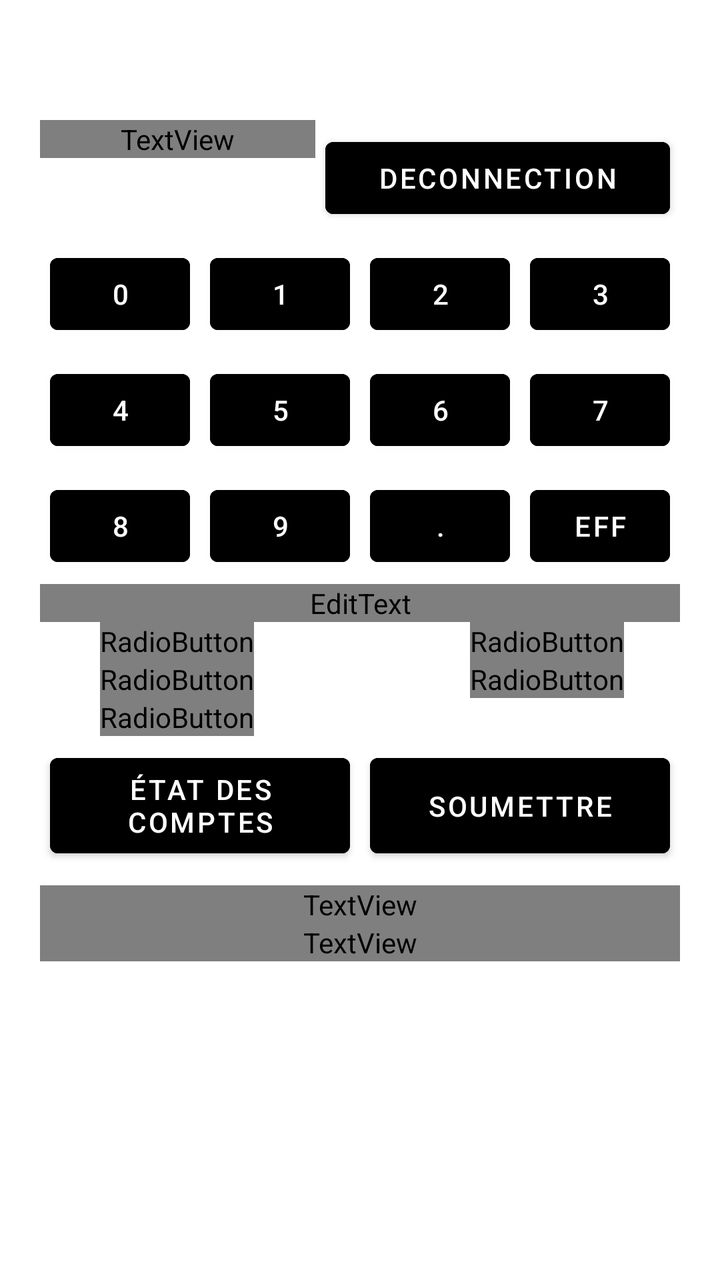
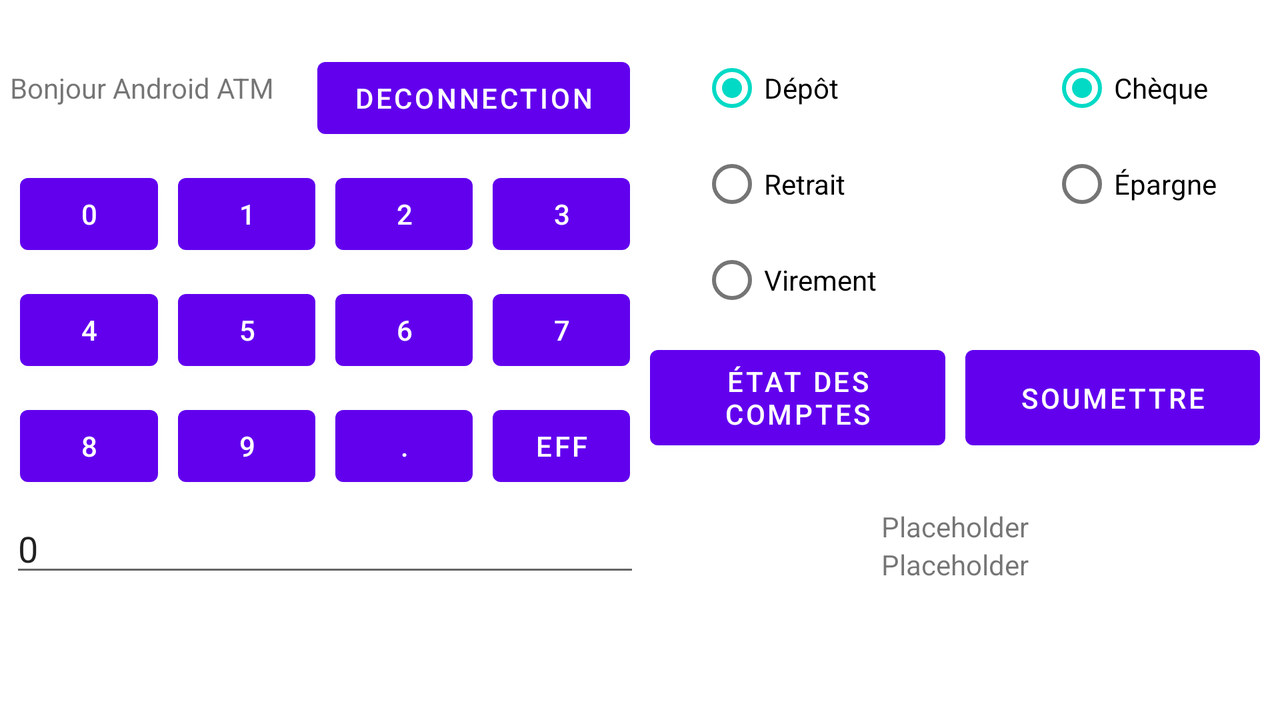

First picture: res/layout/ on a phone held upright. Second picture: the repository's own variant of that layout, on a device whose configuration matches the variant's folder. Source for both follows.
<!-- AndroidManifest.xml: application theme Theme.GuichetATM -->
<!-- res/layout/activity_guichet.xml -->
<?xml version="1.0" encoding="utf-8"?>
<LinearLayout xmlns:android="http://schemas.android.com/apk/res/android"
    xmlns:app="http://schemas.android.com/apk/res-auto"
    xmlns:tools="http://schemas.android.com/tools"
    android:layout_width="match_parent"
    android:layout_height="match_parent"
    android:orientation="vertical"
    android:paddingTop="60dp"
    android:paddingLeft="20dp"
    android:paddingRight="20dp"
    android:background="@color/fond"
    tools:context=".Guichet">


    <LinearLayout
        android:layout_width="match_parent"
        android:layout_height="wrap_content"
        android:orientation="horizontal">

        <TextView
            android:id="@+id/txtBonjour"
            android:textSize="20sp"
            android:layout_width="wrap_content"
            android:layout_height="wrap_content"
            android:layout_weight="4"
            android:textColor="@color/niv1"
            android:text="@string/bonjour">

        </TextView>

        <Button
            android:id="@+id/btnDeconnection"
            android:layout_width="wrap_content"
            android:layout_height="wrap_content"
            android:layout_weight="1"
            android:layout_margin="5dp"
            android:onClick="onClickDeconnection"
            android:backgroundTint="@color/niv3"
            android:text="@string/deconnection">

        </Button>

    </LinearLayout>

    <LinearLayout
        android:layout_width="match_parent"
        android:layout_height="wrap_content"
        android:orientation="horizontal">

        <Button
            android:id="@+id/btnZero"
            android:layout_width="wrap_content"
            android:layout_height="wrap_content"
            android:layout_weight="1"
            android:layout_margin="5dp"
            android:backgroundTint="@color/niv3"
            android:onClick="onClickZero"
            android:text="@string/zero">

        </Button>

        <Button
            android:id="@+id/btnUn"
            android:layout_width="wrap_content"
            android:layout_height="wrap_content"
            android:layout_margin="5dp"
            android:layout_weight="1"
            android:backgroundTint="@color/niv3"
            android:onClick="onClickUn"
            android:text="@string/un">

        </Button>

        <Button
            android:id="@+id/btnDeux"
            android:layout_margin="5dp"
            android:layout_width="wrap_content"
            android:layout_height="wrap_content"
            android:layout_weight="1"
            android:backgroundTint="@color/niv3"
            android:onClick="onClickDeux"
            android:text="@string/deux">

        </Button>

        <Button
            android:id="@+id/btnTrois"
            android:layout_margin="5dp"
            android:layout_width="wrap_content"
            android:layout_height="wrap_content"
            android:layout_weight="1"
            android:backgroundTint="@color/niv3"
            android:onClick="onClickTrois"
            android:text="@string/trois">

        </Button>

    </LinearLayout>

    <LinearLayout
        android:layout_width="match_parent"
        android:layout_height="wrap_content"
        android:orientation="horizontal">

        <Button
            android:id="@+id/btnQuatre"
            android:layout_margin="5dp"
            android:layout_width="wrap_content"
            android:layout_height="wrap_content"
            android:layout_weight="1"
            android:backgroundTint="@color/niv3"
            android:onClick="onClickQuatre"
            android:text="@string/quatre">

        </Button>

        <Button
            android:id="@+id/btnCinq"
            android:layout_margin="5dp"
            android:layout_width="wrap_content"
            android:layout_height="wrap_content"
            android:layout_weight="1"
            android:onClick="onClickCinq"
            android:backgroundTint="@color/niv3"
            android:text="@string/cinq">

        </Button>

        <Button
            android:id="@+id/btnSix"
            android:layout_margin="5dp"
            android:layout_width="wrap_content"
            android:layout_height="wrap_content"
            android:layout_weight="1"
            android:onClick="onClickSix"
            android:backgroundTint="@color/niv3"
            android:text="@string/six">

        </Button>

        <Button
            android:id="@+id/btnSept"
            android:layout_margin="5dp"
            android:layout_width="wrap_content"
            android:layout_height="wrap_content"
            android:layout_weight="1"
            android:onClick="onClickSept"
            android:backgroundTint="@color/niv3"
            android:text="@string/sept">

        </Button>


    </LinearLayout>

    <LinearLayout
        android:layout_width="match_parent"
        android:layout_height="wrap_content"
        android:orientation="horizontal">

        <Button
            android:id="@+id/btnHuit"
            android:layout_margin="5dp"
            android:layout_width="wrap_content"
            android:layout_height="wrap_content"
            android:layout_weight="1"
            android:onClick="onClickHuit"
            android:backgroundTint="@color/niv3"
            android:text="@string/huit">

        </Button>

        <Button
            android:id="@+id/btnNeuf"
            android:layout_margin="5dp"
            android:layout_width="wrap_content"
            android:layout_height="wrap_content"
            android:layout_weight="1"
            android:onClick="onClickNeuf"
            android:backgroundTint="@color/niv3"
            android:text="@string/neuf">

        </Button>

        <Button
            android:id="@+id/btnPoint"
            android:layout_margin="5dp"
            android:layout_width="wrap_content"
            android:layout_height="wrap_content"
            android:layout_weight="1"
            android:onClick="onClickPoint"
            android:backgroundTint="@color/niv3"
            android:text="@string/point">

        </Button>

        <Button
            android:id="@+id/btnEffacer"
            android:layout_margin="5dp"
            android:layout_width="wrap_content"
            android:layout_height="wrap_content"
            android:layout_weight="1"
            android:onClick="onClcikEffacer"
            android:backgroundTint="@color/niv3"
            android:text="@string/effacer">

        </Button>


    </LinearLayout>

    <EditText
        android:id="@+id/edtTxtMontantEntre"
        android:layout_width="match_parent"
        android:layout_height="wrap_content"
        android:editable="false"
        android:clickable="false"
        android:text="@string/zero"
        android:textColor="@color/niv1"
        android:autofillHints="">

    </EditText>

    <LinearLayout
        android:layout_width="match_parent"
        android:layout_height="wrap_content"
        android:orientation="horizontal">

        <RadioGroup
            android:layout_width="wrap_content"
            android:layout_height="wrap_content"
            android:paddingStart="30dp"
            android:paddingEnd="30dp"
            android:layout_weight="1">

            <RadioButton
                android:id="@+id/rdbDepot"
                android:layout_width="wrap_content"
                android:layout_height="wrap_content"
                android:checked="true"
                android:buttonTint="@color/niv1"
                android:textColor="@color/niv1"
                android:text="@string/depot">

            </RadioButton>

            <RadioButton
                android:id="@+id/rdbRetrait"
                android:layout_width="wrap_content"
                android:layout_height="wrap_content"
                android:textColor="@color/niv1"
                android:buttonTint="@color/niv1"
                android:text="@string/retrait">

            </RadioButton>

            <RadioButton
                android:id="@+id/rdbVirement"
                android:layout_width="wrap_content"
                android:layout_height="wrap_content"
                android:textColor="@color/niv1"
                android:buttonTint="@color/niv1"
                android:text="@string/virement">

            </RadioButton>

        </RadioGroup>

        <RadioGroup
            android:layout_width="wrap_content"
            android:layout_height="wrap_content"
            android:paddingStart="60dp"
            android:paddingEnd="10dp"
            android:layout_weight="1">

            <RadioButton
                android:id="@+id/rdbCheque"
                android:layout_width="wrap_content"
                android:layout_height="wrap_content"
                android:checked="true"
                android:buttonTint="@color/niv1"
                android:textColor="@color/niv1"
                android:text="@string/cheque">

            </RadioButton>

            <RadioButton
                android:id="@+id/rdbEpargne"
                android:layout_width="wrap_content"
                android:layout_height="wrap_content"
                android:textColor="@color/niv1"
                android:buttonTint="@color/niv1"
                android:text="@string/epargne">

            </RadioButton>


        </RadioGroup>


    </LinearLayout>

    <LinearLayout
        android:layout_width="match_parent"
        android:layout_height="wrap_content"
        android:paddingBottom="5dp"
        android:orientation="horizontal">

        <Button
            android:id="@+id/btnEtatComptes"
            android:onClick="onClickEtatCompte"
            android:layout_margin="5dp"
            android:layout_width="match_parent"
            android:layout_height="match_parent"
            android:layout_weight="1"
            android:backgroundTint="@color/niv3"
            android:text="@string/etat_des_comptes">

        </Button>

        <Button
            android:id="@+id/btnSoumettre"
            android:layout_margin="5dp"
            android:layout_width="match_parent"
            android:layout_height="match_parent"
            android:layout_weight="1"
            android:backgroundTint="@color/niv3"
            android:onClick="onClickSoumettre"
            android:text="@string/soumettre">

        </Button>



    </LinearLayout>

    <TextView
        android:id="@+id/txtSoldeCheque"
        android:layout_width="match_parent"
        android:layout_height="wrap_content"
        android:textAlignment="center"
        android:textColor="@color/niv1"
        android:text="Placeholder"/>

    <TextView
        android:id="@+id/txtSoldeEpargne"
        android:layout_width="match_parent"
        android:layout_height="wrap_content"
        android:textAlignment="center"
        android:textColor="@color/niv1"
        android:text="Placeholder"/>


</LinearLayout>
<!-- resources referenced by this layout -->
<resources>
  <string name="bonjour">Bonjour Android ATM</string>
  <string name="cheque">Chèque</string>
  <string name="cinq">5</string>
  <string name="deconnection">Deconnection</string>
  <string name="depot">Dépôt</string>
  <string name="deux">2</string>
  <string name="effacer">EFF</string>
  <string name="epargne">Épargne</string>
  <string name="etat_des_comptes">État des comptes</string>
  <string name="huit">8</string>
  <string name="neuf">9</string>
  <string name="point">.</string>
  <string name="quatre">4</string>
  <string name="retrait">Retrait</string>
  <string name="sept">7</string>
  <string name="six">6</string>
  <string name="soumettre">Soumettre            </string>
  <string name="trois">3</string>
  <string name="un">1</string>
  <string name="virement">Virement</string>
  <string name="zero">0</string>
  <style name="Theme.GuichetATM" parent="Theme.MaterialComponents.DayNight.DarkActionBar">
          
          <item name="colorPrimary">@color/purple_500</item>
          <item name="colorPrimaryVariant">@color/purple_700</item>
          <item name="colorOnPrimary">@color/white</item>
          
          <item name="colorSecondary">@color/teal_200</item>
          <item name="colorSecondaryVariant">@color/teal_700</item>
          <item name="colorOnSecondary">@color/black</item>
          
          <item name="android:statusBarColor" tools:targetApi="l">?attr/colorPrimaryVariant</item>
          
      </style>
  <color name="purple_500">#FF6200EE</color>
  <color name="purple_700">#FF3700B3</color>
  <color name="white">#FFFFFFFF</color>
  <color name="teal_200">#FF03DAC5</color>
  <color name="teal_700">#FF018786</color>
  <color name="black">#FF000000</color>
</resources>
<!-- res/layout-land/activity_guichet.xml (the repository's variant of the layout above) -->
<!-- drawn on the phone turned sideways -->
<?xml version="1.0" encoding="utf-8"?>
<LinearLayout xmlns:android="http://schemas.android.com/apk/res/android"
    xmlns:app="http://schemas.android.com/apk/res-auto"
    xmlns:tools="http://schemas.android.com/tools"
    android:layout_width="match_parent"
    android:layout_height="match_parent"
    android:paddingTop="20dp"
    android:paddingStart="5dp"
    android:paddingEnd="5dp"
    android:weightSum="2"
    android:orientation="horizontal"
    android:baselineAligned="false"
    tools:context=".Guichet">

    <LinearLayout
        android:layout_width="match_parent"
        android:layout_height="match_parent"
        android:layout_weight="1"
        android:orientation="vertical">

        <LinearLayout
            android:layout_width="match_parent"
            android:layout_height="wrap_content"
            android:orientation="horizontal">

            <TextView
                android:id="@+id/txtBonjour"
                android:layout_width="wrap_content"
                android:layout_height="wrap_content"
                android:layout_weight="4"
                android:text="@string/bonjour">

            </TextView>

            <Button
                android:id="@+id/btnDeconnection"
                android:layout_width="wrap_content"
                android:layout_height="wrap_content"
                android:layout_weight="1"
                android:layout_margin="5dp"
                android:onClick="onClickDeconnection"
                android:text="@string/deconnection">

            </Button>


        </LinearLayout>

        <LinearLayout
            android:layout_width="match_parent"
            android:layout_height="wrap_content"
            android:orientation="horizontal">

            <Button
                android:id="@+id/btnZero"
                android:layout_margin="5dp"
                android:layout_width="wrap_content"
                android:layout_height="wrap_content"
                android:layout_weight="1"
                android:onClick="onClickZero"
                android:text="@string/zero">

            </Button>

            <Button
                android:id="@+id/btnUn"
                android:layout_margin="5dp"
                android:layout_width="wrap_content"
                android:layout_height="wrap_content"
                android:layout_weight="1"
                android:onClick="onClickUn"
                android:text="@string/un">

            </Button>

            <Button
                android:id="@+id/btnDeux"
                android:layout_margin="5dp"
                android:layout_width="wrap_content"
                android:layout_height="wrap_content"
                android:layout_weight="1"
                android:onClick="onClickDeux"
                android:text="@string/deux">

            </Button>

            <Button
                android:id="@+id/btnTrois"
                android:layout_margin="5dp"
                android:layout_width="wrap_content"
                android:layout_height="wrap_content"
                android:layout_weight="1"
                android:onClick="onClickTrois"
                android:text="@string/trois">

            </Button>

        </LinearLayout>

        <LinearLayout
            android:layout_width="match_parent"
            android:layout_height="wrap_content"
            android:orientation="horizontal">

            <Button
                android:id="@+id/btnQuatre"
                android:layout_margin="5dp"
                android:layout_width="wrap_content"
                android:layout_height="wrap_content"
                android:layout_weight="1"
                android:onClick="onClickQuatre"
                android:text="@string/quatre">

            </Button>

            <Button
                android:id="@+id/btnCinq"
                android:layout_margin="5dp"
                android:layout_width="wrap_content"
                android:layout_height="wrap_content"
                android:layout_weight="1"
                android:onClick="onClickCinq"
                android:text="@string/cinq">

            </Button>

            <Button
                android:id="@+id/btnSix"
                android:layout_margin="5dp"
                android:layout_width="wrap_content"
                android:layout_height="wrap_content"
                android:layout_weight="1"
                android:onClick="onClickSix"
                android:text="@string/six">

            </Button>

            <Button
                android:id="@+id/btnSept"
                android:layout_margin="5dp"
                android:layout_width="wrap_content"
                android:layout_height="wrap_content"
                android:layout_weight="1"
                android:onClick="onClickSept"
                android:text="@string/sept">

            </Button>


        </LinearLayout>

        <LinearLayout
            android:layout_width="match_parent"
            android:layout_height="wrap_content"
            android:orientation="horizontal">

            <Button
                android:id="@+id/btnHuit"
                android:layout_margin="5dp"
                android:layout_width="wrap_content"
                android:layout_height="wrap_content"
                android:layout_weight="1"
                android:onClick="onClickHuit"
                android:text="@string/huit">

            </Button>

            <Button
                android:id="@+id/btnNeuf"
                android:layout_margin="5dp"
                android:layout_width="wrap_content"
                android:layout_height="wrap_content"
                android:layout_weight="1"
                android:onClick="onClickNeuf"
                android:text="@string/neuf">

            </Button>

            <Button
                android:id="@+id/btnPoint"
                android:layout_margin="5dp"
                android:layout_width="wrap_content"
                android:layout_height="wrap_content"
                android:layout_weight="1"
                android:onClick="onClickPoint"
                android:text="@string/point">

            </Button>

            <Button
                android:id="@+id/btnEffacer"
                android:layout_margin="5dp"
                android:layout_width="wrap_content"
                android:layout_height="wrap_content"
                android:layout_weight="1"
                android:onClick="onClcikEffacer"
                android:text="@string/effacer">

            </Button>


        </LinearLayout>

        <EditText
            android:id="@+id/edtTxtMontantEntre"
            android:layout_width="match_parent"
            android:layout_height="wrap_content"
            android:editable="false"
            android:text="@string/zero"
            android:clickable="false">

        </EditText>


    </LinearLayout>


    <LinearLayout
        android:layout_width="match_parent"
        android:layout_height="match_parent"
        android:layout_weight="1"
        android:orientation="vertical">

        <LinearLayout
            android:layout_width="match_parent"
            android:layout_height="wrap_content"
            android:orientation="horizontal">

            <RadioGroup
                android:layout_width="wrap_content"
                android:layout_height="wrap_content"
                android:layout_weight="1"
                android:paddingStart="30dp">

                <RadioButton
                    android:id="@+id/rdbDepot"
                    android:layout_width="wrap_content"
                    android:layout_height="wrap_content"
                    android:checked="true"
                    android:text="@string/depot">

                </RadioButton>

                <RadioButton
                    android:id="@+id/rdbRetrait"
                    android:layout_width="wrap_content"
                    android:layout_height="wrap_content"
                    android:text="@string/retrait">

                </RadioButton>

                <RadioButton
                    android:id="@+id/rdbVirement"
                    android:layout_width="wrap_content"
                    android:layout_height="wrap_content"
                    android:text="@string/virement">

                </RadioButton>

            </RadioGroup>

            <RadioGroup
                android:layout_width="wrap_content"
                android:layout_height="wrap_content"
                android:layout_weight="1"
                android:paddingLeft="60dp">

                <RadioButton
                    android:id="@+id/rdbCheque"
                    android:layout_width="wrap_content"
                    android:layout_height="wrap_content"
                    android:checked="true"
                    android:text="@string/cheque">

                </RadioButton>

                <RadioButton
                    android:id="@+id/rdbEpargne"
                    android:layout_width="wrap_content"
                    android:layout_height="wrap_content"
                    android:text="@string/epargne">

                </RadioButton>


            </RadioGroup>


        </LinearLayout>

        <LinearLayout
            android:layout_width="match_parent"
            android:layout_height="wrap_content"
            android:paddingBottom="20dp"
            android:orientation="horizontal">

            <Button
                android:id="@+id/btnEtatComptes"
                android:layout_margin="5dp"
                android:layout_width="match_parent"
                android:layout_height="match_parent"
                android:layout_weight="1"
                android:text="@string/etat_des_comptes">

            </Button>

            <Button
                android:id="@+id/btnSoumettre"
                android:layout_margin="5dp"
                android:layout_width="match_parent"
                android:layout_height="match_parent"
                android:layout_weight="1"
                android:text="@string/soumettre">

            </Button>


        </LinearLayout>

        <TextView
            android:id="@+id/txtSoldeCheque"
            android:layout_width="match_parent"
            android:layout_height="wrap_content"
            android:textAlignment="center"
            android:text="Placeholder"/>

        <TextView
            android:id="@+id/txtSoldeEpargne"
            android:layout_width="match_parent"
            android:layout_height="wrap_content"
            android:textAlignment="center"
            android:text="Placeholder"/>

    </LinearLayout>


</LinearLayout>
